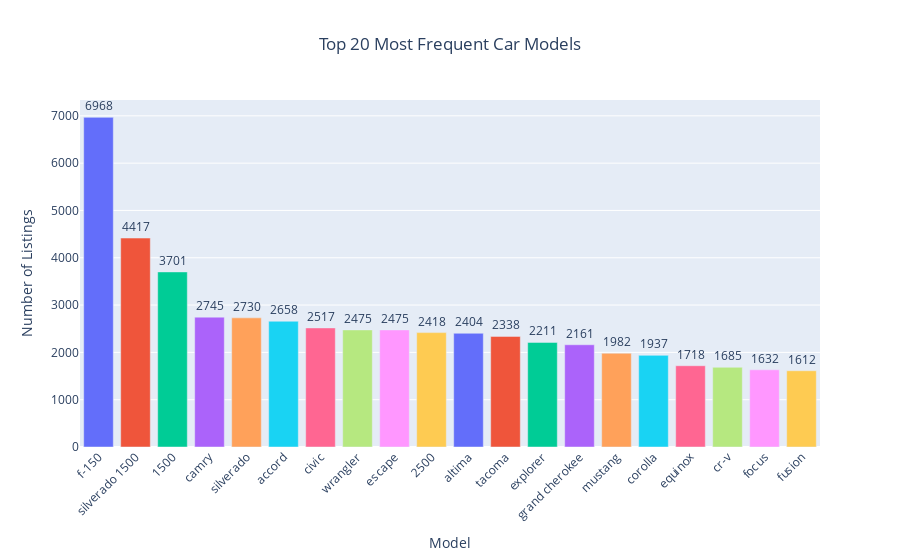

Notebook source saved alongside this figure:
### Code cell
#Get the top 10 most frequent car models
top_20_models = filtered_year_price['model'].value_counts().nlargest(20).reset_index()
top_20_models.columns = ['Model', 'Count']

#Create an interactive bar chart
fig = px.bar(
    top_20_models,
    x='Model',
    y='Count',
    text='Count',
    title="Top 20 Most Frequent Car Models",
    labels={'Count': 'Number of Listings'},
    color='Model',
)

#Customize layout
fig.update_traces(texttemplate='%{text}', textposition='outside')
fig.update_layout(
    xaxis_tickangle=-45,
    showlegend=False,
    title_x=0.5,  # Center title
    height=500
)

fig.show()

### Figure 1 — Plotly figure (JSON) as saved in the notebook; plotly's stock layout.template omitted (floating-point values rounded to 4 significant figures)
{"data": [{"alignmentgroup": "True", "hovertemplate": "Model=%{x}<br>Number of Listings=%{text}<extra></extra>", "legendgroup": "f-150", "marker": {"color": "#636efa", "pattern": {"shape": ""}}, "name": "f-150", "offsetgroup": "f-150", "orientation": "v", "showlegend": true, "text": [6968], "textposition": "outside", "texttemplate": "%{text}", "type": "bar", "x": ["f-150"], "xaxis": "x", "y": [6968], "yaxis": "y"}, {"alignmentgroup": "True", "hovertemplate": "Model=%{x}<br>Number of Listings=%{text}<extra></extra>", "legendgroup": "silverado 1500", "marker": {"color": "#EF553B", "pattern": {"shape": ""}}, "name": "silverado 1500", "offsetgroup": "silverado 1500", "orientation": "v", "showlegend": true, "text": [4417], "textposition": "outside", "texttemplate": "%{text}", "type": "bar", "x": ["silverado 1500"], "xaxis": "x", "y": [4417], "yaxis": "y"}, {"alignmentgroup": "True", "hovertemplate": "Model=%{x}<br>Number of Listings=%{text}<extra></extra>", "legendgroup": "1500", "marker": {"color": "#00cc96", "pattern": {"shape": ""}}, "name": "1500", "offsetgroup": "1500", "orientation": "v", "showlegend": true, "text": [3701], "textposition": "outside", "texttemplate": "%{text}", "type": "bar", "x": ["1500"], "xaxis": "x", "y": [3701], "yaxis": "y"}, {"alignmentgroup": "True", "hovertemplate": "Model=%{x}<br>Number of Listings=%{text}<extra></extra>", "legendgroup": "camry", "marker": {"color": "#ab63fa", "pattern": {"shape": ""}}, "name": "camry", "offsetgroup": "camry", "orientation": "v", "showlegend": true, "text": [2745], "textposition": "outside", "texttemplate": "%{text}", "type": "bar", "x": ["camry"], "xaxis": "x", "y": [2745], "yaxis": "y"}, {"alignmentgroup": "True", "hovertemplate": "Model=%{x}<br>Number of Listings=%{text}<extra></extra>", "legendgroup": "silverado", "marker": {"color": "#FFA15A", "pattern": {"shape": ""}}, "name": "silverado", "offsetgroup": "silverado", "orientation": "v", "showlegend": true, "text": [2730], "textposition": "outside", "texttemplate": "%{text}", "type": "bar", "x": ["silverado"], "xaxis": "x", "y": [2730], "yaxis": "y"}, {"alignmentgroup": "True", "hovertemplate": "Model=%{x}<br>Number of Listings=%{text}<extra></extra>", "legendgroup": "accord", "marker": {"color": "#19d3f3", "pattern": {"shape": ""}}, "name": "accord", "offsetgroup": "accord", "orientation": "v", "showlegend": true, "text": [2658], "textposition": "outside", "texttemplate": "%{text}", "type": "bar", "x": ["accord"], "xaxis": "x", "y": [2658], "yaxis": "y"}, {"alignmentgroup": "True", "hovertemplate": "Model=%{x}<br>Number of Listings=%{text}<extra></extra>", "legendgroup": "civic", "marker": {"color": "#FF6692", "pattern": {"shape": ""}}, "name": "civic", "offsetgroup": "civic", "orientation": "v", "showlegend": true, "text": [2517], "textposition": "outside", "texttemplate": "%{text}", "type": "bar", "x": ["civic"], "xaxis": "x", "y": [2517], "yaxis": "y"}, {"alignmentgroup": "True", "hovertemplate": "Model=%{x}<br>Number of Listings=%{text}<extra></extra>", "legendgroup": "wrangler", "marker": {"color": "#B6E880", "pattern": {"shape": ""}}, "name": "wrangler", "offsetgroup": "wrangler", "orientation": "v", "showlegend": true, "text": [2475], "textposition": "outside", "texttemplate": "%{text}", "type": "bar", "x": ["wrangler"], "xaxis": "x", "y": [2475], "yaxis": "y"}, {"alignmentgroup": "True", "hovertemplate": "Model=%{x}<br>Number of Listings=%{text}<extra></extra>", "legendgroup": "escape", "marker": {"color": "#FF97FF", "pattern": {"shape": ""}}, "name": "escape", "offsetgroup": "escape", "orientation": "v", "showlegend": true, "text": [2475], "textposition": "outside", "texttemplate": "%{text}", "type": "bar", "x": ["escape"], "xaxis": "x", "y": [2475], "yaxis": "y"}, {"alignmentgroup": "True", "hovertemplate": "Model=%{x}<br>Number of Listings=%{text}<extra></extra>", "legendgroup": "2500", "marker": {"color": "#FECB52", "pattern": {"shape": ""}}, "name": "2500", "offsetgroup": "2500", "orientation": "v", "showlegend": true, "text": [2418], "textposition": "outside", "texttemplate": "%{text}", "type": "bar", "x": ["2500"], "xaxis": "x", "y": [2418], "yaxis": "y"}, {"alignmentgroup": "True", "hovertemplate": "Model=%{x}<br>Number of Listings=%{text}<extra></extra>", "legendgroup": "altima", "marker": {"color": "#636efa", "pattern": {"shape": ""}}, "name": "altima", "offsetgroup": "altima", "orientation": "v", "showlegend": true, "text": [2404], "textposition": "outside", "texttemplate": "%{text}", "type": "bar", "x": ["altima"], "xaxis": "x", "y": [2404], "yaxis": "y"}, {"alignmentgroup": "True", "hovertemplate": "Model=%{x}<br>Number of Listings=%{text}<extra></extra>", "legendgroup": "tacoma", "marker": {"color": "#EF553B", "pattern": {"shape": ""}}, "name": "tacoma", "offsetgroup": "tacoma", "orientation": "v", "showlegend": true, "text": [2338], "textposition": "outside", "texttemplate": "%{text}", "type": "bar", "x": ["tacoma"], "xaxis": "x", "y": [2338], "yaxis": "y"}, {"alignmentgroup": "True", "hovertemplate": "Model=%{x}<br>Number of Listings=%{text}<extra></extra>", "legendgroup": "explorer", "marker": {"color": "#00cc96", "pattern": {"shape": ""}}, "name": "explorer", "offsetgroup": "explorer", "orientation": "v", "showlegend": true, "text": [2211], "textposition": "outside", "texttemplate": "%{text}", "type": "bar", "x": ["explorer"], "xaxis": "x", "y": [2211], "yaxis": "y"}, {"alignmentgroup": "True", "hovertemplate": "Model=%{x}<br>Number of Listings=%{text}<extra></extra>", "legendgroup": "grand cherokee", "marker": {"color": "#ab63fa", "pattern": {"shape": ""}}, "name": "grand cherokee", "offsetgroup": "grand cherokee", "orientation": "v", "showlegend": true, "text": [2161], "textposition": "outside", "texttemplate": "%{text}", "type": "bar", "x": ["grand cherokee"], "xaxis": "x", "y": [2161], "yaxis": "y"}, {"alignmentgroup": "True", "hovertemplate": "Model=%{x}<br>Number of Listings=%{text}<extra></extra>", "legendgroup": "mustang", "marker": {"color": "#FFA15A", "pattern": {"shape": ""}}, "name": "mustang", "offsetgroup": "mustang", "orientation": "v", "showlegend": true, "text": [1982], "textposition": "outside", "texttemplate": "%{text}", "type": "bar", "x": ["mustang"], "xaxis": "x", "y": [1982], "yaxis": "y"}, {"alignmentgroup": "True", "hovertemplate": "Model=%{x}<br>Number of Listings=%{text}<extra></extra>", "legendgroup": "corolla", "marker": {"color": "#19d3f3", "pattern": {"shape": ""}}, "name": "corolla", "offsetgroup": "corolla", "orientation": "v", "showlegend": true, "text": [1937], "textposition": "outside", "texttemplate": "%{text}", "type": "bar", "x": ["corolla"], "xaxis": "x", "y": [1937], "yaxis": "y"}, {"alignmentgroup": "True", "hovertemplate": "Model=%{x}<br>Number of Listings=%{text}<extra></extra>", "legendgroup": "equinox", "marker": {"color": "#FF6692", "pattern": {"shape": ""}}, "name": "equinox", "offsetgroup": "equinox", "orientation": "v", "showlegend": true, "text": [1718], "textposition": "outside", "texttemplate": "%{text}", "type": "bar", "x": ["equinox"], "xaxis": "x", "y": [1718], "yaxis": "y"}, {"alignmentgroup": "True", "hovertemplate": "Model=%{x}<br>Number of Listings=%{text}<extra></extra>", "legendgroup": "cr-v", "marker": {"color": "#B6E880", "pattern": {"shape": ""}}, "name": "cr-v", "offsetgroup": "cr-v", "orientation": "v", "showlegend": true, "text": [1685], "textposition": "outside", "texttemplate": "%{text}", "type": "bar", "x": ["cr-v"], "xaxis": "x", "y": [1685], "yaxis": "y"}, {"alignmentgroup": "True", "hovertemplate": "Model=%{x}<br>Number of Listings=%{text}<extra></extra>", "legendgroup": "focus", "marker": {"color": "#FF97FF", "pattern": {"shape": ""}}, "name": "focus", "offsetgroup": "focus", "orientation": "v", "showlegend": true, "text": [1632], "textposition": "outside", "texttemplate": "%{text}", "type": "bar", "x": ["focus"], "xaxis": "x", "y": [1632], "yaxis": "y"}, {"alignmentgroup": "True", "hovertemplate": "Model=%{x}<br>Number of Listings=%{text}<extra></extra>", "legendgroup": "fusion", "marker": {"color": "#FECB52", "pattern": {"shape": ""}}, "name": "fusion", "offsetgroup": "fusion", "orientation": "v", "showlegend": true, "text": [1612], "textposition": "outside", "texttemplate": "%{text}", "type": "bar", "x": ["fusion"], "xaxis": "x", "y": [1612], "yaxis": "y"}], "layout": {"autosize": true, "barmode": "relative", "legend": {"title": {"text": "Model"}, "tracegroupgap": 0}, "showlegend": false, "title": {"text": "Top 20 Most Frequent Car Models", "x": 0.5}, "xaxis": {"anchor": "y", "autorange": true, "categoryarray": ["f-150", "silverado 1500", "1500", "camry", "silverado", "accord", "civic", "wrangler", "escape", "2500", "altima", "tacoma", "explorer", "grand cherokee", "mustang", "corolla", "equinox", "cr-v", "focus", "fusion"], "categoryorder": "array", "domain": [0, 1], "range": [-0.5, 19.5], "tickangle": -45, "title": {"text": "Model"}, "type": "category"}, "yaxis": {"anchor": "x", "autorange": true, "domain": [0, 1], "range": [0, 7335.0], "title": {"text": "Number of Listings"}, "type": "linear"}}}
